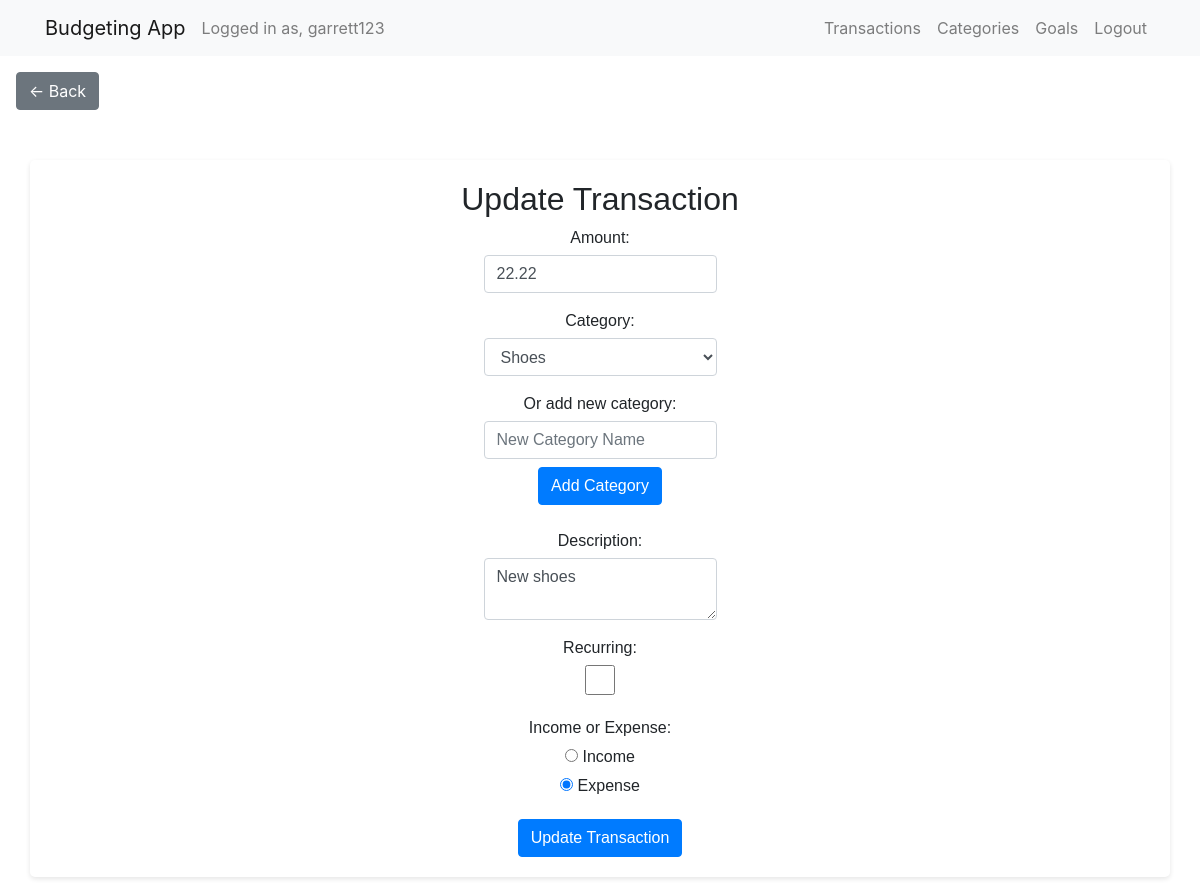
The app's page /update_transaction/17/ (signed in), older data.
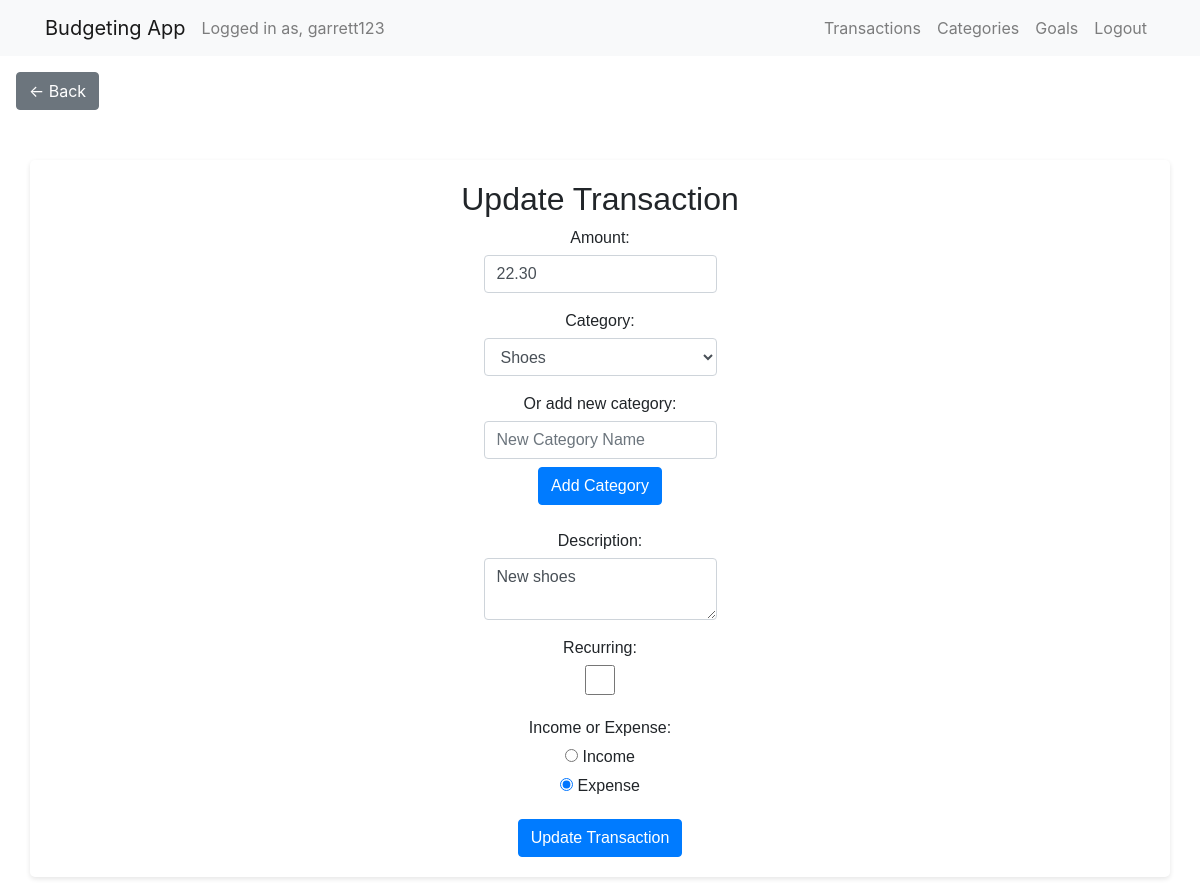
The same page, newer data.
### budget/models.py (models this page shows, shortened)
class Transaction(models.Model):
    user = models.ForeignKey(User, on_delete=models.CASCADE)
    amount = models.DecimalField(max_digits=10, decimal_places=2)
    description = models.CharField(max_length=255)
    category = models.ForeignKey(Category, on_delete=models.CASCADE)
    is_income = models.BooleanField(default=False)
    transaction_date = models.DateField()
    recurring = models.BooleanField(default=False)
    frequency = models.CharField(max_length=10, null=True, blank=True)  # e.g., 'monthly', 'weekly',
    start_date = models.DateField(null=True, blank=True)
    end_date = models.DateField(null=True, blank=True)
    original_transaction = models.ForeignKey('self', on_delete=models.CASCADE, null=True, blank=True)

class Category(models.Model):
    user = models.ForeignKey(User, on_delete=models.CASCADE)
    name = models.CharField(max_length=255)

### budget/views.py (the view)
# urls.py: path('update_transaction/<int:pk>/', views.update_transaction, name='update_transaction'),
@login_required
def update_transaction(request, pk):
    transaction = get_object_or_404(Transaction, id=pk, user=request.user)
    if request.method == 'POST':
        form = TransactionForm(request.user, request.POST, instance=transaction)
        if form.is_valid():
            form.save()
            messages.success(request, 'Transaction updated successfully.')
            return redirect('transaction_list')
    else:
        form = TransactionForm(request.user, instance=transaction)
    return render(request, 'transaction_update.html', {'form': form, 'transaction': transaction})

### budget/forms.py
class TransactionForm(forms.ModelForm):
    def __init__(self, user, *args, **kwargs):
        super().__init__(*args, **kwargs)
        self.fields['category'].queryset = Category.objects.filter(user=user)
    class Meta:
        model = Transaction
        fields = ['amount', 'category', 'description', 'transaction_date', 'recurring', 'is_income', 'end_date', 'frequency', 'start_date']
        widgets = {
            'recurring': forms.CheckboxInput(attrs={}),
            'is_income': forms.RadioSelect(choices=[(True, 'Income'), (False, 'Expense')]),
            'end_date': forms.DateInput(attrs={'type': 'date'}),
            'frequency': forms.Select(attrs={}),
            'start_date': forms.DateInput(attrs={'type': 'date'}),
        }

### budget/templates/transaction_update.html (shortened to what this page needs)
{% extends 'layout.html' %}
{% load static %}
{% block content %}
<a href="{% url 'transaction_list' %}" class="btn btn-secondary mt-3 ml-3 text-left">&larr; Back</a>
<div class="container body form">
    <h2>Update Transaction</h2>
    <form method="post" action="{% url 'update_transaction' pk=transaction.id %}">
        <div class="form-group">
            <label for="amount">Amount:</label>
            <input type="number" step="0.01" min=".01" class="form-control" id="amount" name="amount" value="{{ transaction.amount }}" placeholder="$0.00" required>
        </div>
        <div class="form-group">
            <label for="category">Category:</label>
            <select class="form-control" id="category" name="category">
                {% for category in form.category.field.queryset %}
                    <option value="{{ category.id }}" {% if category.id == transaction.category.id %} selected {% endif %}>{{ category.name }}</option>
                {% endfor %}
            </select>
        </div>
        <div class="form-group">
            <label for="new_category">Or add new category:</label>
            <input type="text" class="form-control" id="new_category" name="new_category" placeholder="New Category Name">
            <button class="btn btn-primary mb-2 mt-2" type="button" id="add-category">Add Category</button>
        </div>
        <div class="form-group">
            <label for="description">Description:</label>
            <textarea class="form-control" id="description" name="description">{{ transaction.description }}</textarea>
        </div>
        <div class="form-group">
            <label for="{{ form.recurring.id_for_label }}">Recurring:</label>
            {{ form.recurring }}
        </div>
        <div class="form-group">
            <label>Income or Expense:</label>
            {% for radio in form.is_income %}
                {{ radio }}
            {% endfor %}
        </div>
        <button class="btn btn-primary" type="submit">Update Transaction</button>
    </form>
</div>
{% endblock %}

Row changes from the older to the newer data that the page shows:
changed Transaction "New shoes": amount "22.22" → "22.30"
